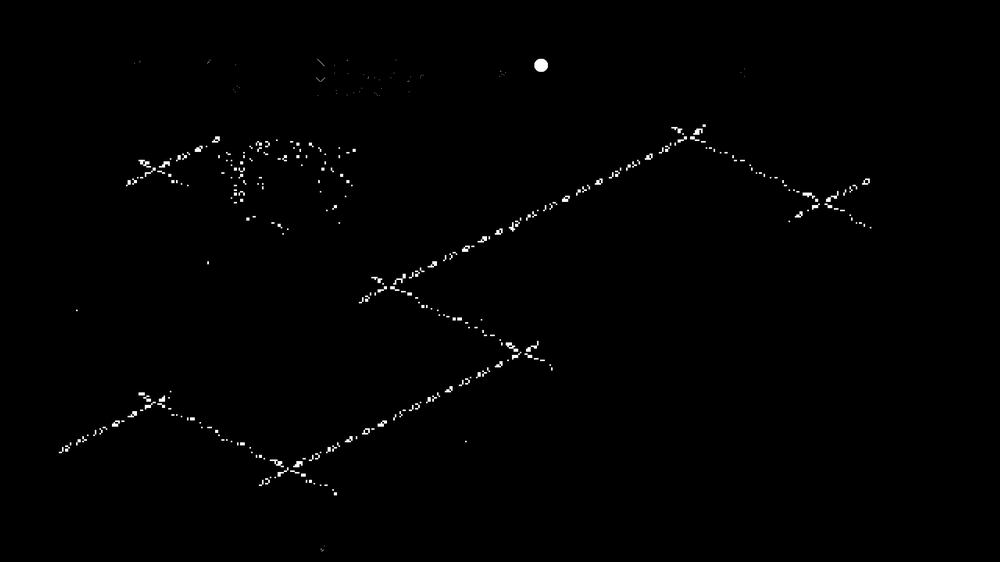
#> input picture images/line-detection-experiments/test.png, 1000 x 562 px, shrunk from 1920 x 1080 before the run
$ python blur.py
#> lines starting #> are read from the running program, lines starting #| are printed output that depends on the picture
#Import required Image library
from PIL import Image, ImageFilter

#Open existing image
OriImage = Image.open('test.png')
#> OriImage is the input picture: PIL image 1000x562 RGB; min 0, max 255, mean 1.6
# OriImage.show()

OriImage = OriImage.filter(ImageFilter.BLUR)
OriImage = OriImage.filter(ImageFilter.BLUR)
OriImage = OriImage.filter(ImageFilter.BLUR)
OriImage = OriImage.filter(ImageFilter.BLUR)
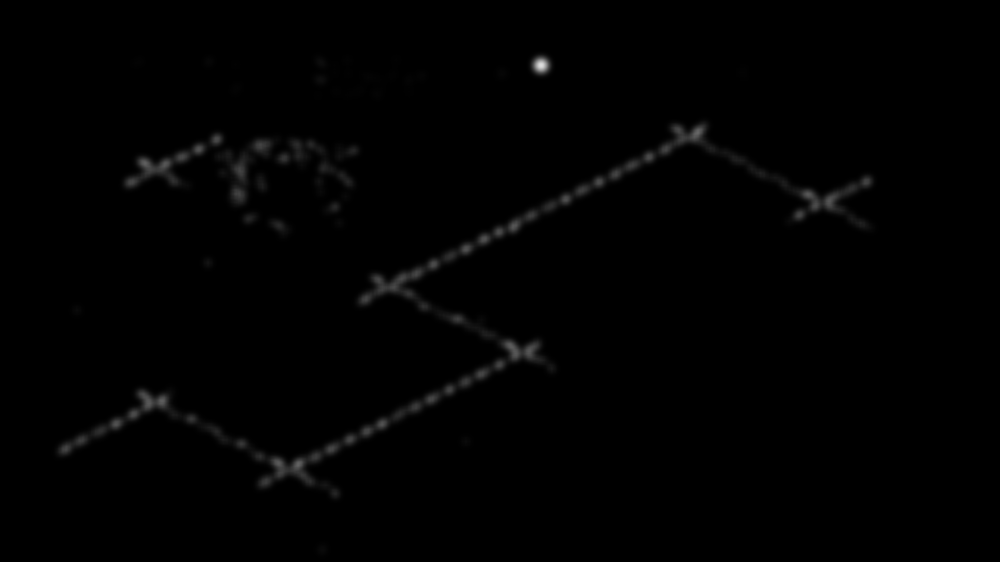
#> OriImage: PIL image 1000x562 RGB; min 0, max 221, mean 1.6
OriImage = OriImage.filter(ImageFilter.BLUR)
# blurImage.show()
#Save blurImage
OriImage.save('test.png')

$ run again, with images/line-detection-experiments/fuck2.png copied over images/line-detection-experiments/test.png
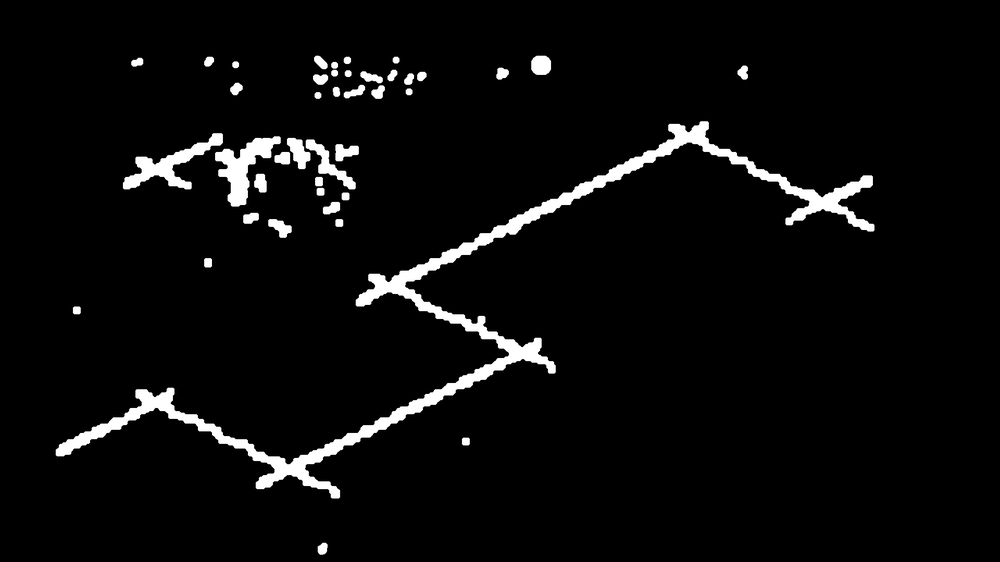
#> input picture images/line-detection-experiments/fuck2.png, 1000 x 562 px, shrunk from 1920 x 1080 before the run
#> OriImage is the input picture: PIL image 1000x562 L; min 0, max 255, mean 11
#> `OriImage = OriImage.filter(ImageFilter.BLUR)`:
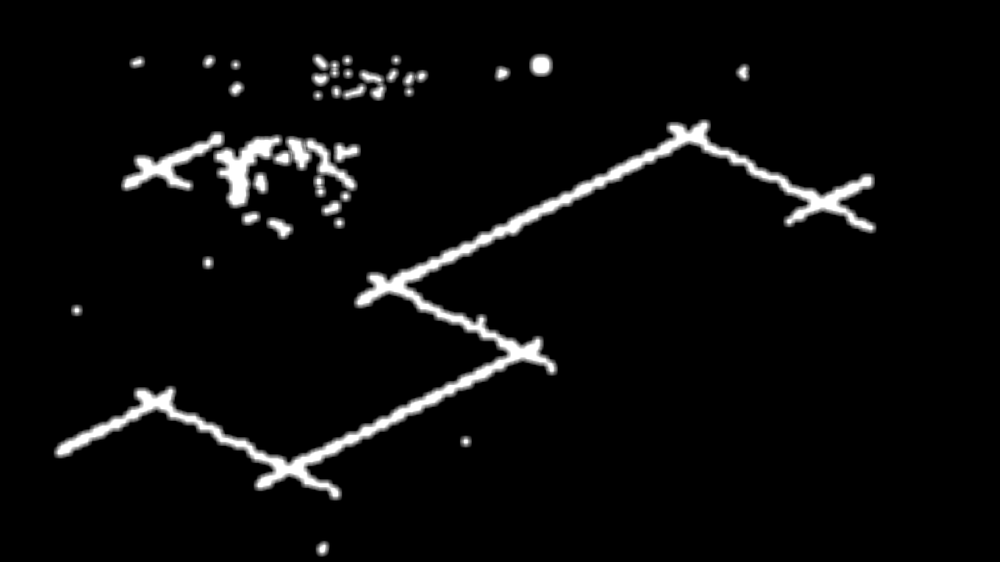
#> OriImage: PIL image 1000x562 L; min 0, max 255, mean 11
#> `OriImage = OriImage.filter(ImageFilter.BLUR)`:
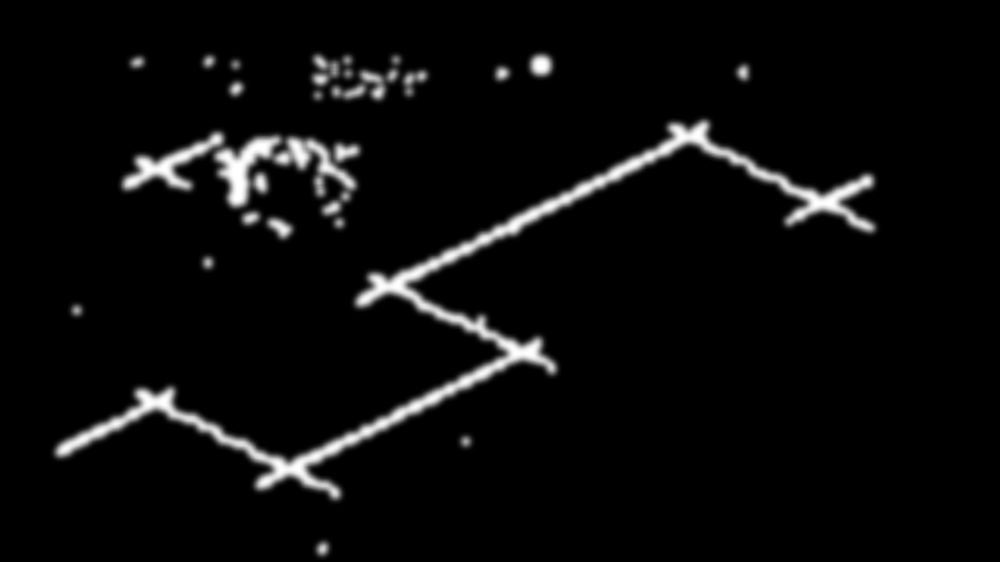
#> OriImage: PIL image 1000x562 L; min 0, max 255, mean 11
